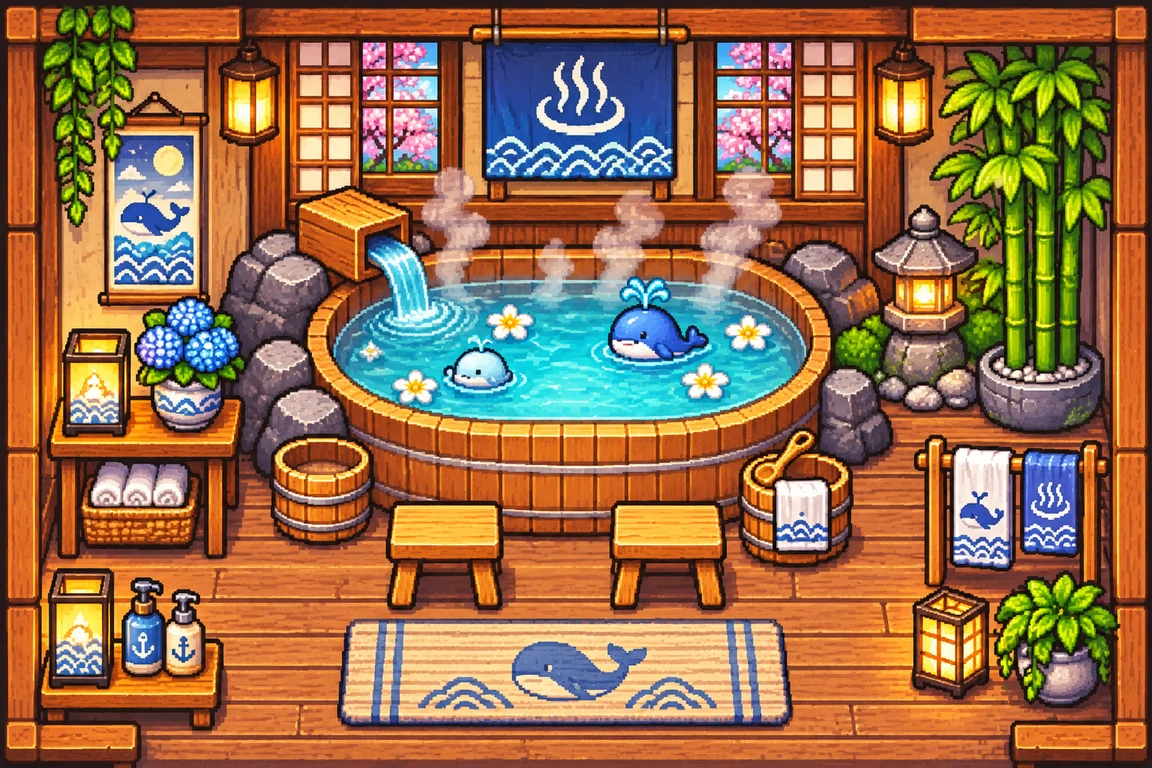
#> input picture packs/whale-girl-pixel/assets/rooms/bath.webp, 1152 x 768 px
$ python fix_gameroom_ip.py ../packs/whale-girl-pixel/assets/rooms/bath.webp ../packs/whale-girl-pixel/assets/rooms/gameroom.webp
#> lines starting #> are read from the running program, lines starting #| are printed output that depends on the picture
# 遊戲室背景：把有版權疑慮的圖案換成原創的像素小圖（鯨魚、海、星星、貝殼…）
import sys
from PIL import Image, ImageDraw

SRC, OUT = sys.argv[1], sys.argv[2]
im = Image.open(SRC).convert('RGB')
#> im is the input picture: PIL image 1152x768 RGB; mean R, G, B 150.4, 109.1, 75
d = ImageDraw.Draw(im)


def sprite(pattern, pal, cx, cy, px=4):
#> called with cx = 186, cy = 260, px = 4
    h = len(pattern); w = max(len(r) for r in pattern)
    x0 = round(cx - w * px / 2); y0 = round(cy - h * px / 2)
    for j, row in enumerate(pattern):
        for i, ch in enumerate(row):
            if ch in pal:
                d.rectangle([x0 + i * px, y0 + j * px, x0 + (i + 1) * px - 1, y0 + (j + 1) * px - 1], fill=pal[ch])


def panel(box, fill, border=(36, 24, 44), bw=3, inner=None):
    d.rectangle(box, fill=border)
    x0, y0, x1, y1 = box
    d.rectangle([x0 + bw, y0 + bw, x1 - bw, y1 - bw], fill=fill)
    if inner:
        d.rectangle([x0 + bw, y0 + bw, x1 - bw, y0 + bw + 3], fill=inner)


WHALE = [
    '.....s.s.......',
    '......s........',
    '...bbbbbb......',
    '..bbbbbbbb...bb',
    '.bbebbbbbbb.bb.',
    '.bbbbbbbbbbbbb.',
    '.bwwwwwwwbbb...',
    '..wwwwwwww.....',
]
STAR = ['....y....', '....y....', '...yyy...', 'yyyyyyyyy', '.yyyyyyy.', '..yyyyy..', '..yy.yy..', '.yy...yy.', '.y.....y.']
FISH = ['...ooo.....', '..ooooo..o.', '.oeoooooooo', 'ooooooooooo', '.ooooooo.o.', '..ooooo....', '...ooo.....']
SHELL = ['...ppp...', '..ppppp..', '.pPpPpPp.', '.pPpPpPp.', 'pPpPpPpPp', '.ppppppp.', '..ppppp..', '...ppp...']
ANCHOR = ['....a....', '...a.a...', '....a....', '..aaaaa..', '....a....', '....a....', 'a...a...a', 'aa..a..aa', '.aa.a.aa.', '..aaaaa..']
SPARK = ['.x.', 'xxx', '.x.']

# 1. 街機螢幕：外星人 → 霓虹小鯨魚
d.rounded_rectangle([143, 229, 227, 286], radius=6, fill=(32, 14, 52))
sprite(WHALE, {'b': (120, 230, 255), 'w': (230, 250, 255), 'e': (32, 14, 52), 's': (255, 140, 220)}, 186, 260, 4)
for (x, y) in [(156, 240), (214, 242), (160, 278), (216, 276)]:
    sprite(SPARK, {'x': (250, 235, 255)}, x, y, 3)

# 2. 電視：平台遊戲畫面 → 海上日出、鯨魚噴水
x0, y0, x1, y1 = 620, 195, 792, 282
for y in range(y0, y1 + 1):
    t = (y - y0) / (y1 - y0)
    if t < 0.58:
        c = (int(110 + 90 * t), int(190 + 30 * t), 255)
    else:
        c = (40, 120, 200) if (y // 4) % 3 else (70, 160, 225)
    d.line([(x0, y), (x1, y)], fill=c)
d.rectangle([x0 + 18, y0 + 14, x0 + 34, y0 + 30], fill=(255, 214, 90))  # 太陽
for cx, cy in [(705, 215), (752, 208)]:  # 雲
    d.rectangle([cx - 18, cy - 4, cx + 18, cy + 4], fill=(250, 250, 255))
    d.rectangle([cx - 10, cy - 10, cx + 8, cy - 4], fill=(250, 250, 255))
sprite(WHALE, {'b': (52, 84, 150), 'w': (200, 225, 245), 'e': (20, 30, 60), 's': (220, 245, 255)}, 700, 262, 4)
for i in range(3):  # 心（血量）換成小星星
    sprite(STAR, {'y': (255, 220, 90)}, 632 + i * 16, 207, 1.6)

# 3. 收藏櫃：四個盒子封面
panel([920, 168, 974, 221], (47, 111, 143))
#> in panel, `x0, y0, x1, y1 = box`: x0 = 920; y0 = 168; x1 = 974; y1 = 221
sprite(FISH, {'o': (255, 160, 70), 'e': (40, 30, 30)}, 947, 195, 4)
panel([981, 171, 1036, 224], (36, 54, 94))
sprite(STAR, {'y': (255, 214, 90)}, 1008, 198, 4)
panel([981, 241, 1036, 294], (199, 91, 74))
sprite(SHELL, {'p': (255, 226, 214), 'P': (240, 170, 160)}, 1008, 268, 4)
panel([914, 298, 967, 351], (91, 61, 122))
sprite(ANCHOR, {'a': (240, 230, 255)}, 940, 325, 4)

# 4. 問號磚、蘑菇磚 → 星星木箱、船錨木箱
face_o = im.getpixel((200, 600)); face_b = im.getpixel((205, 690))
#> after `face_o = im.getpixel((200, 600))`: face_o = (142, 69, 41)
#> after `face_b = im.getpixel((205, 690))`: face_b = (255, 150, 36)
d.rectangle([194, 588, 244, 634], fill=face_o)
sprite(STAR, {'y': (255, 246, 220)}, 219, 611, 4)
d.rectangle([200, 650, 260, 704], fill=face_b)
sprite(ANCHOR, {'a': (240, 246, 255)}, 230, 677, 4)

im.save(OUT, 'WEBP', quality=92, method=6) if OUT.endswith('.webp') else im.save(OUT)
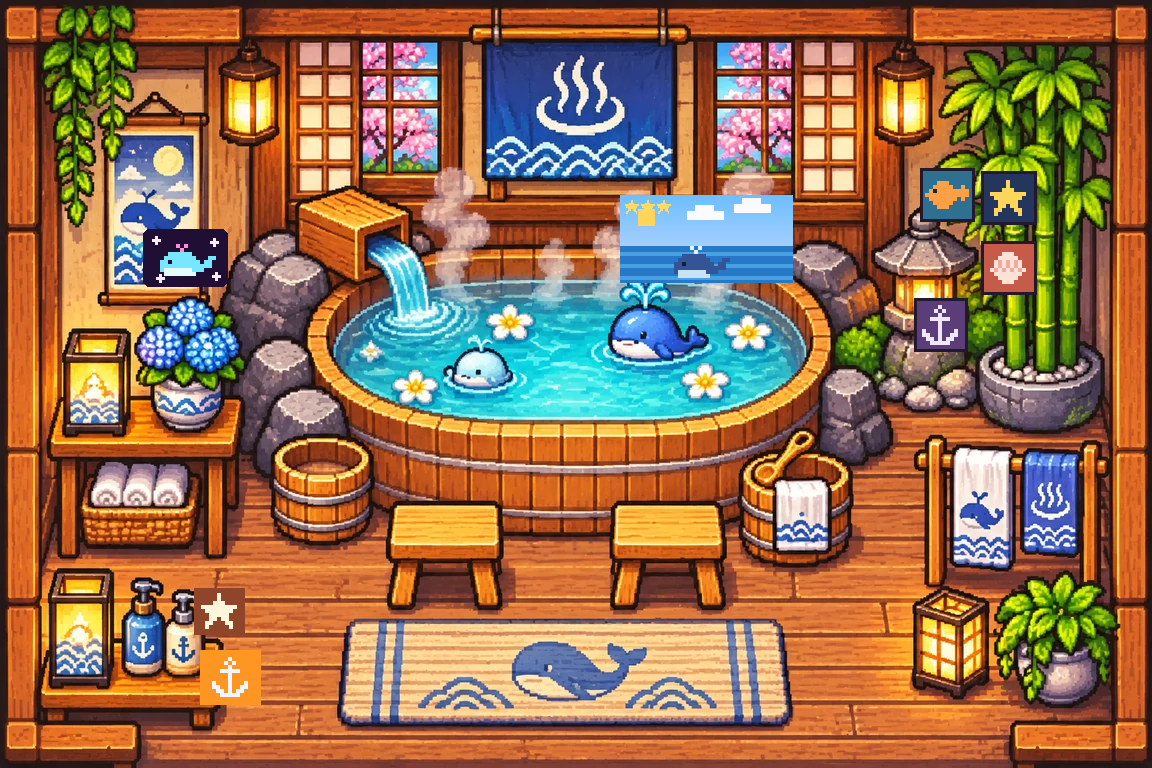
#> saved as gameroom.webp: PIL image 1152x768 RGB; mean R, G, B 149, 109.7, 78.2
print('ok', face_o, face_b)
#| ok (142, 69, 41) (255, 150, 36)

$ run again, on packs/whale-girl-pixel/assets/rooms/kitchen.webp
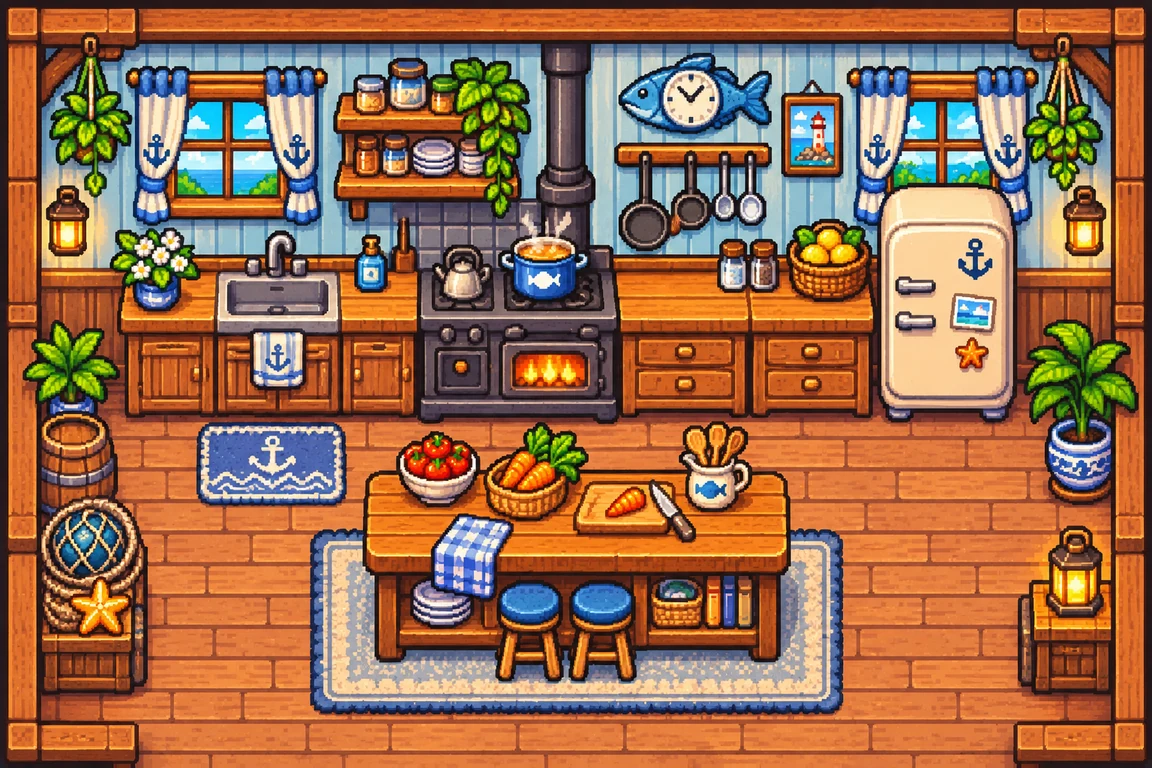
#> input picture packs/whale-girl-pixel/assets/rooms/kitchen.webp, 1152 x 768 px
#> im is the input picture: PIL image 1152x768 RGB; mean R, G, B 154.4, 107.9, 77.1
#> x0 = 920; y0 = 168; x1 = 974; y1 = 221
#> face_o = (228, 123, 65)
#> face_b = (167, 85, 56)
#> `im.save(OUT, 'WEBP', quality=92, method=6) if OUT.endswith('.webp') el..`:
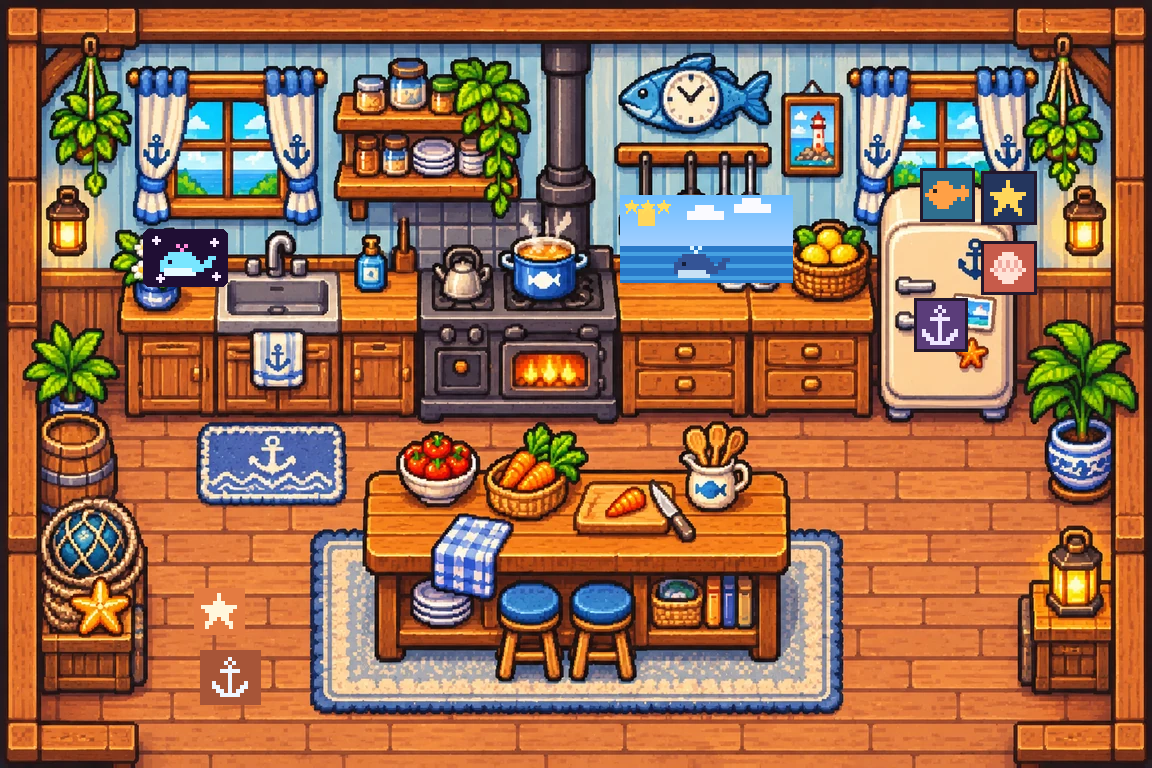
#> saved as kitchen.webp: PIL image 1152x768 RGB; mean R, G, B 152.9, 107.8, 79
#| ok (228, 123, 65) (167, 85, 56)

$ run again, on packs/whale-girl-pixel/assets/rooms/tavern.webp
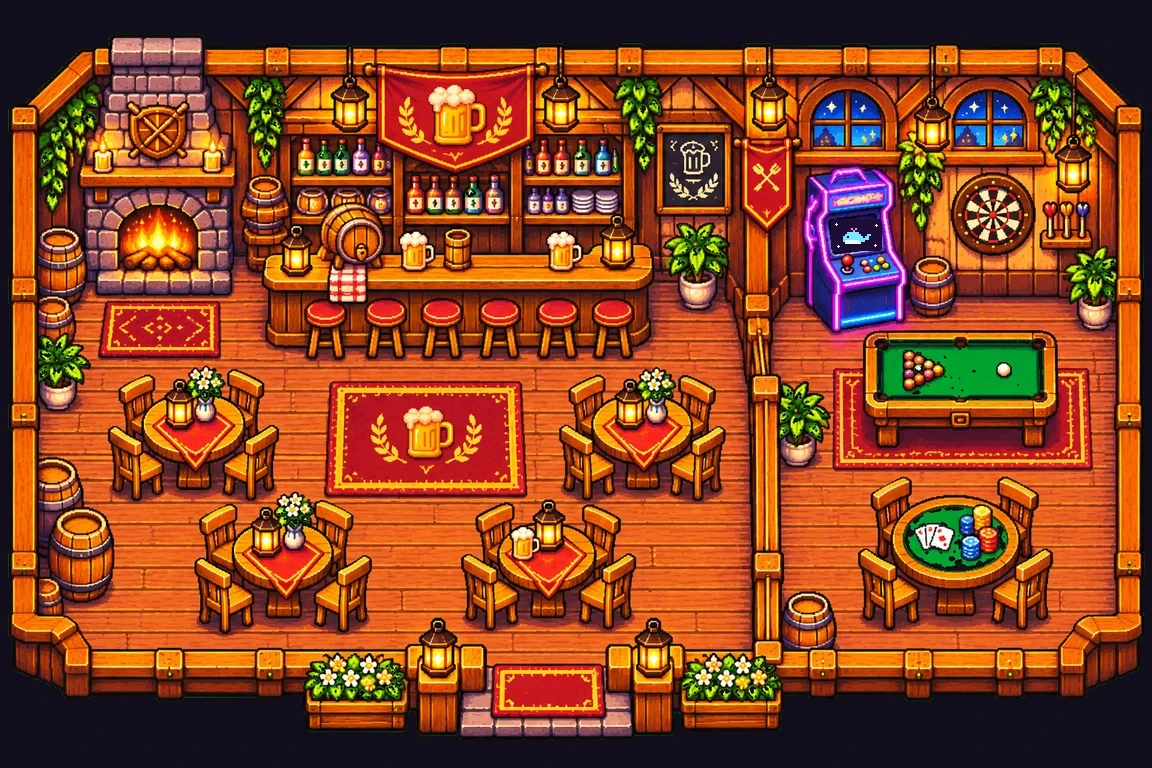
#> input picture packs/whale-girl-pixel/assets/rooms/tavern.webp, 1152 x 768 px
#> im is the input picture: PIL image 1152x768 RGB; mean R, G, B 139.2, 68.7, 33.7
#> x0 = 920; y0 = 168; x1 = 974; y1 = 221
#> face_o = (79, 27, 10)
#> face_b = (140, 49, 23)
#> `im.save(OUT, 'WEBP', quality=92, method=6) if OUT.endswith('.webp') el..`:
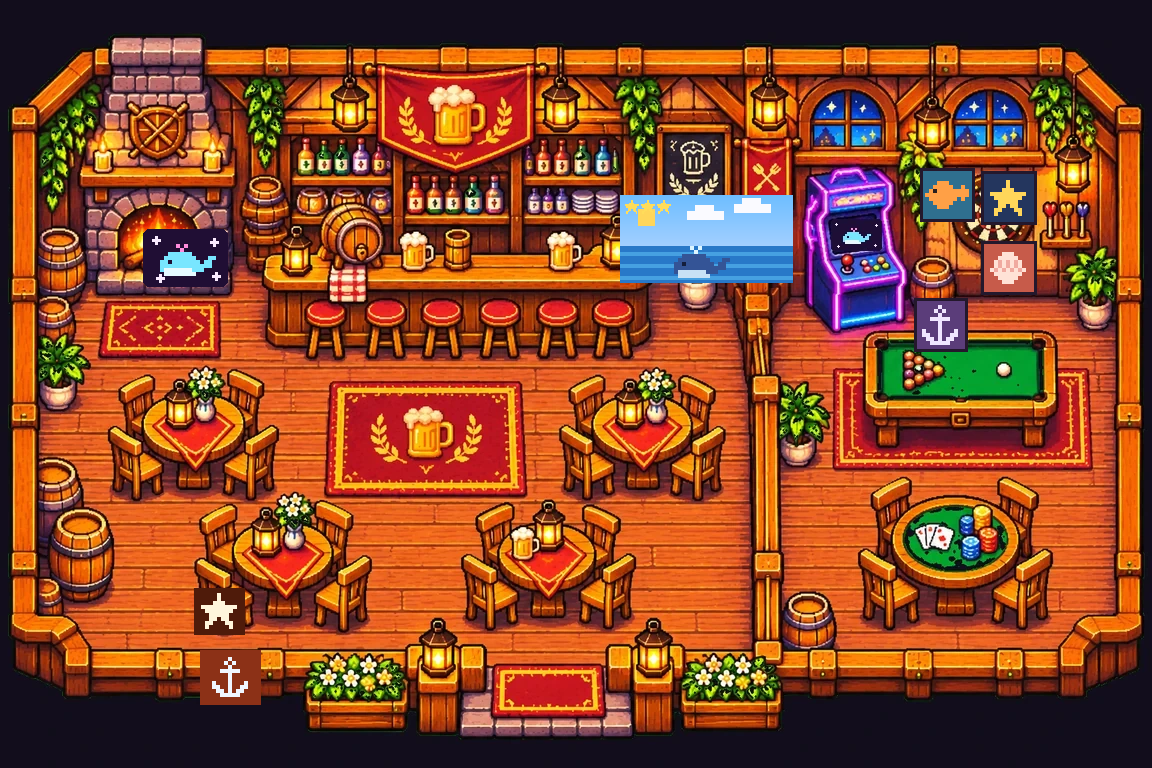
#> saved as tavern.webp: PIL image 1152x768 RGB; mean R, G, B 137.8, 70.5, 38.5
#| ok (79, 27, 10) (140, 49, 23)

$ run again, on packs/whale-girl-pixel/assets/rooms/whale-room.webp
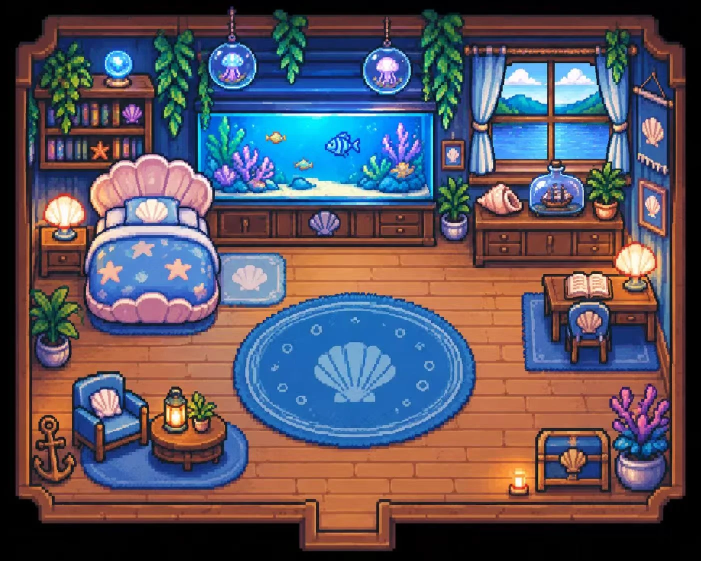
#> input picture packs/whale-girl-pixel/assets/rooms/whale-room.webp, 1402 x 1122 px (shown at 1/2 size)
#> im is the input picture: PIL image 1402x1122 RGB; mean R, G, B 91.1, 83.7, 95.5
#> x0 = 920; y0 = 168; x1 = 974; y1 = 221
#> face_o = (46, 92, 174)
#> face_b = (143, 72, 50)
#> `im.save(OUT, 'WEBP', quality=92, method=6) if OUT.endswith('.webp') el..`:
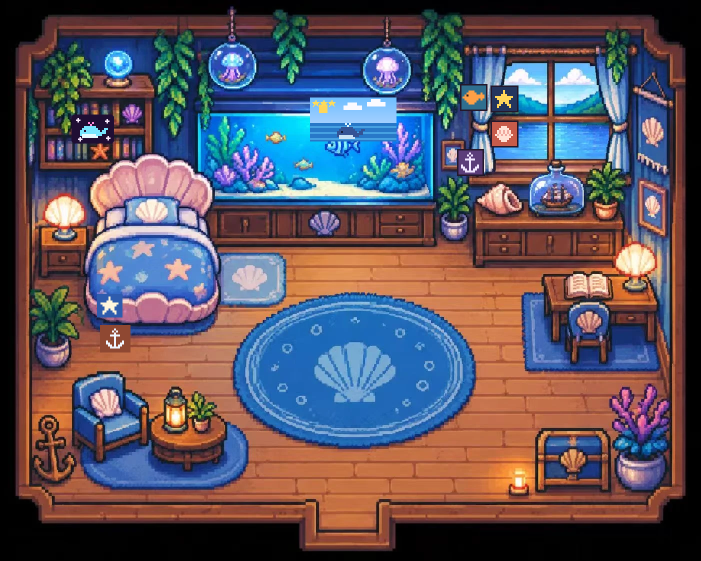
#> saved as whale-room.webp: PIL image 1402x1122 RGB (shown at 1/2 size); mean R, G, B 92.1, 83.8, 95.2
#| ok (46, 92, 174) (143, 72, 50)
